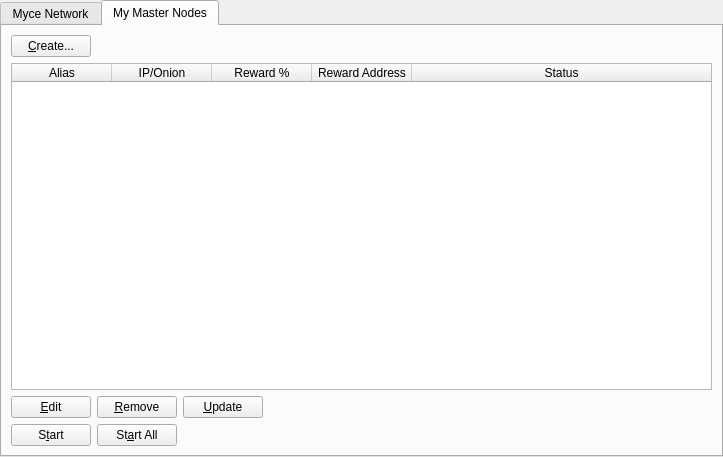
<?xml version="1.0" encoding="UTF-8"?>
<ui version="4.0">
 <class>MasternodeManager</class>
 <widget class="QWidget" name="MasternodeManager">
  <property name="geometry">
   <rect>
    <x>0</x>
    <y>0</y>
    <width>723</width>
    <height>457</height>
   </rect>
  </property>
  <property name="windowTitle">
   <string>Form</string>
  </property>
  <layout class="QVBoxLayout" name="topLayout">
   <property name="leftMargin">
    <number>0</number>
   </property>
   <property name="topMargin">
    <number>0</number>
   </property>
   <property name="rightMargin">
    <number>0</number>
   </property>
   <property name="bottomMargin">
    <number>0</number>
   </property>
   <item>
    <layout class="QVBoxLayout" name="verticalLayout">
     <property name="bottomMargin">
      <number>0</number>
     </property>
     <item>
      <widget class="QTabWidget" name="tabWidget">
       <property name="currentIndex">
        <number>1</number>
       </property>
       <widget class="QWidget" name="tab">
        <attribute name="title">
         <string>Myce Network</string>
        </attribute>
        <layout class="QGridLayout" name="gridLayout">
         <item row="1" column="0">
          <widget class="QTableWidget" name="tableWidgetMasternodes">
           <property name="editTriggers">
            <set>QAbstractItemView::NoEditTriggers</set>
           </property>
           <property name="alternatingRowColors">
            <bool>true</bool>
           </property>
           <property name="selectionBehavior">
            <enum>QAbstractItemView::SelectRows</enum>
           </property>
           <property name="sortingEnabled">
            <bool>true</bool>
           </property>
           <attribute name="horizontalHeaderStretchLastSection">
            <bool>true</bool>
           </attribute>
           <column>
            <property name="text">
             <string>Address</string>
            </property>
           </column>
           <column>
            <property name="text">
             <string>Protocol</string>
            </property>
           </column>
           <column>
            <property name="text">
             <string>Active</string>
            </property>
           </column>
           <column>
            <property name="text">
             <string>Active (secs)</string>
            </property>
           </column>
           <column>
            <property name="text">
             <string>Last Seen</string>
            </property>
           </column>
           <column>
            <property name="text">
             <string>Pubkey</string>
            </property>
           </column>
          </widget>
         </item>
         <item row="0" column="0">
          <layout class="QHBoxLayout" name="horizontalLayout_3">
           <property name="bottomMargin">
            <number>0</number>
           </property>
           <item>
            <widget class="QLabel" name="label_2">
             <property name="text">
              <string>Myce Node Count:</string>
             </property>
            </widget>
           </item>
           <item>
            <widget class="QLabel" name="countLabel">
             <property name="text">
              <string>0</string>
             </property>
            </widget>
           </item>
           <item>
            <spacer name="horizontalSpacer_3">
             <property name="orientation">
              <enum>Qt::Horizontal</enum>
             </property>
             <property name="sizeHint" stdset="0">
              <size>
               <width>40</width>
               <height>20</height>
              </size>
             </property>
            </spacer>
           </item>
          </layout>
         </item>
        </layout>
       </widget>
       <widget class="QWidget" name="tab_2">
        <attribute name="title">
         <string>My Master Nodes</string>
        </attribute>
        <layout class="QGridLayout" name="gridLayout_2">
         <item row="0" column="0">
          <layout class="QVBoxLayout" name="verticalLayout_2">
           <property name="bottomMargin">
            <number>0</number>
           </property>
           <item>
            <layout class="QHBoxLayout" name="horizontalLayout">
             <item>
              <widget class="QPushButton" name="createButton">
               <property name="text">
                <string>&amp;Create...</string>
               </property>
              </widget>
             </item>
             <item>
              <spacer name="horizontalSpacer">
               <property name="orientation">
                <enum>Qt::Horizontal</enum>
               </property>
               <property name="sizeHint" stdset="0">
                <size>
                 <width>40</width>
                 <height>20</height>
                </size>
               </property>
              </spacer>
             </item>
            </layout>
           </item>
           <item>
            <widget class="QTableWidget" name="tableWidget_2">
             <property name="minimumSize">
              <size>
               <width>695</width>
               <height>0</height>
              </size>
             </property>
             <property name="editTriggers">
              <set>QAbstractItemView::NoEditTriggers</set>
             </property>
             <property name="alternatingRowColors">
              <bool>true</bool>
             </property>
             <property name="selectionMode">
              <enum>QAbstractItemView::SingleSelection</enum>
             </property>
             <property name="selectionBehavior">
              <enum>QAbstractItemView::SelectRows</enum>
             </property>
             <attribute name="horizontalHeaderStretchLastSection">
              <bool>true</bool>
             </attribute>
             <column>
              <property name="text">
               <string>Alias</string>
              </property>
             </column>
             <column>
              <property name="text">
               <string>IP/Onion</string>
              </property>
             </column>
             <column>
              <property name="text">
               <string>Reward %</string>
              </property>
             </column>
             <column>
              <property name="text">
               <string>Reward Address</string>
              </property>
             </column>
             <column>
              <property name="text">
               <string>Status</string>
              </property>
             </column>
            </widget>
           </item>
           <item>
            <layout class="QHBoxLayout" name="horizontalLayout_2">
             <property name="bottomMargin">
              <number>0</number>
             </property>
             <item>
              <widget class="QPushButton" name="editButton">
               <property name="text">
                <string>&amp;Edit</string>
               </property>
              </widget>
             </item>
             <item>
              <widget class="QPushButton" name="removeButton">
               <property name="text">
                <string>&amp;Remove</string>
               </property>
              </widget>
             </item>
             <item>
              <widget class="QPushButton" name="UpdateButton">
               <property name="text">
                <string>&amp;Update</string>
               </property>
              </widget>
             </item>
             <item>
              <spacer name="horizontalSpacer_2">
               <property name="orientation">
                <enum>Qt::Horizontal</enum>
               </property>
               <property name="sizeHint" stdset="0">
                <size>
                 <width>40</width>
                 <height>20</height>
                </size>
               </property>
              </spacer>
             </item>
            </layout>
           </item>
           <item>
            <layout class="QHBoxLayout" name="horizontalLayout_4">
             <property name="bottomMargin">
              <number>0</number>
             </property>
            </layout>
           </item>
           <item>
            <layout class="QHBoxLayout" name="horizontalLayout_5">
             <property name="bottomMargin">
              <number>0</number>
             </property>
             <item>
              <widget class="QPushButton" name="startButton">
               <property name="text">
                <string>S&amp;tart</string>
               </property>
              </widget>
             </item>
             <item>
              <widget class="QPushButton" name="startAllButton">
               <property name="text">
                <string>St&amp;art All</string>
               </property>
              </widget>
             </item>
             <item>
              <spacer name="horizontalSpacer_5">
               <property name="orientation">
                <enum>Qt::Horizontal</enum>
               </property>
               <property name="sizeHint" stdset="0">
                <size>
                 <width>40</width>
                 <height>20</height>
                </size>
               </property>
              </spacer>
             </item>
            </layout>
           </item>
          </layout>
         </item>
        </layout>
       </widget>
      </widget>
     </item>
    </layout>
   </item>
  </layout>
 </widget>
 <resources/>
 <connections/>
</ui>
